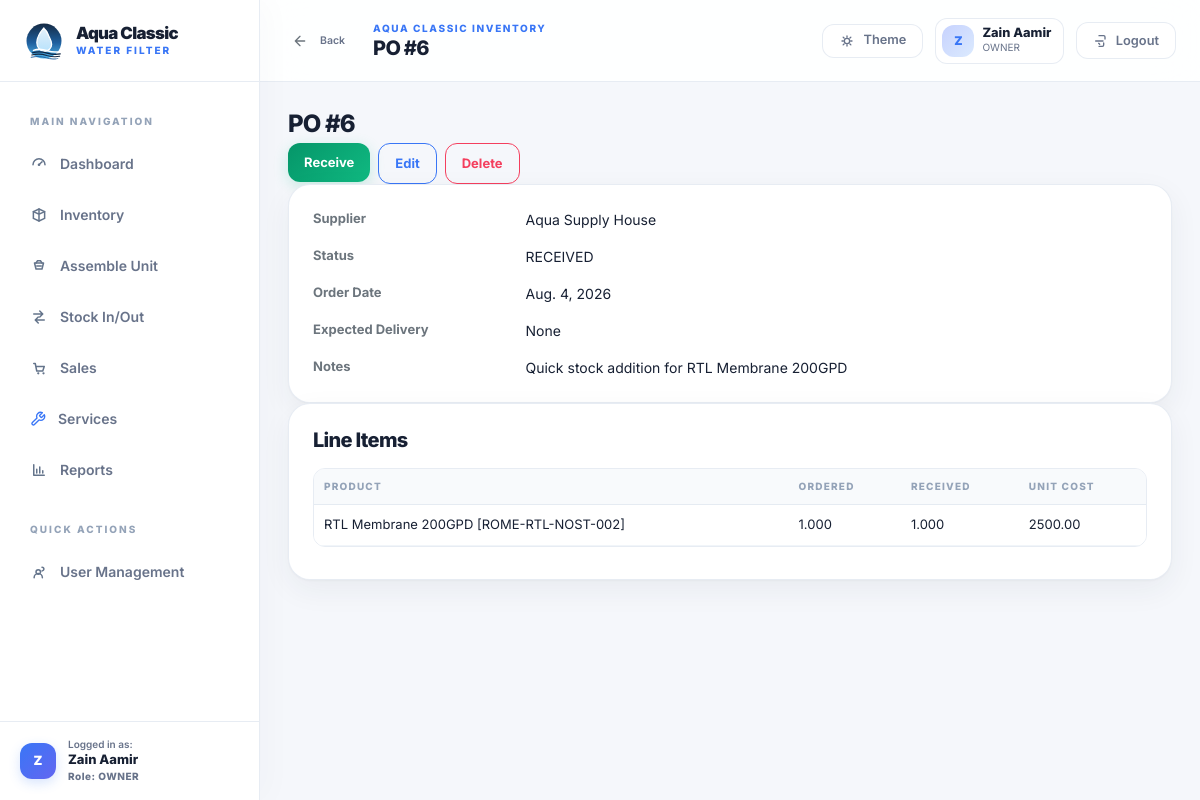
Screenshot of /suppliers/purchase-orders/6/ (signed in) with the database file from the repository.
### accounts/models.py (models this page shows, shortened)
class User(AbstractUser):
	class Role(models.TextChoices):
		OWNER = "OWNER", "Owner/Admin"
		STAFF = "STAFF", "Staff"
	role = models.CharField(max_length=20, choices=Role.choices, default=Role.OWNER)
	class Meta:
		verbose_name = "user"
		verbose_name_plural = "users"

### suppliers/models.py (models this page shows, shortened)
class Supplier(models.Model):
	name = models.CharField(max_length=160, unique=True)
	contact_person = models.CharField(max_length=160, blank=True)
	phone = models.CharField(max_length=40, blank=True)
	address = models.TextField(blank=True)
	notes = models.TextField(blank=True)
	is_active = models.BooleanField(default=True)
	created_at = models.DateTimeField(auto_now_add=True)
	class Meta:
		ordering = ["name"]
	def __str__(self) -> str:
		return self.name

class PurchaseOrder(models.Model):
	class Status(models.TextChoices):
		PENDING = "PENDING", "Pending"
		RECEIVED = "RECEIVED", "Received"
		PARTIAL = "PARTIAL", "Partial"
	supplier = models.ForeignKey(Supplier, on_delete=models.PROTECT, related_name="purchase_orders")
	order_date = models.DateField(auto_now_add=True)
	expected_delivery_date = models.DateField(null=True, blank=True)
	status = models.CharField(max_length=20, choices=Status.choices, default=Status.PENDING)
	notes = models.TextField(blank=True)
	created_by = models.ForeignKey(settings.AUTH_USER_MODEL, on_delete=models.PROTECT, related_name="purchase_orders_created")
	created_at = models.DateTimeField(auto_now_add=True)
	class Meta:
		ordering = ["-created_at"]

class PurchaseOrderLineItem(models.Model):
	purchase_order = models.ForeignKey(PurchaseOrder, on_delete=models.CASCADE, related_name="line_items")
	product = models.ForeignKey(Product, on_delete=models.PROTECT, related_name="purchase_order_items")
	ordered_boxes = models.PositiveIntegerField(null=True, blank=True, help_text="Number of boxes ordered.")
	pieces_per_box = models.PositiveIntegerField(null=True, blank=True, help_text="Pieces in each box. Auto-filled from product if available.")
	ordered_qty = models.DecimalField(max_digits=12, decimal_places=3, help_text="Total pieces ordered. Auto-calculated if boxes are entered.")
	received_qty = models.DecimalField(max_digits=12, decimal_places=3, default=Decimal("0"))
	unit_cost = models.DecimalField(max_digits=12, decimal_places=2, null=True, blank=True)
	class Meta:
		ordering = ["product__name"]

### catalog/models.py (models this page shows, shortened)
class Product(models.Model):
	class Configuration(models.TextChoices):
		SINGLE = "SINGLE", "Single"
		DUAL = "DUAL", "Dual"
		TRIPLE = "TRIPLE", "Triple"
		N_A = "N_A", "N/A"
	class UnitType(models.TextChoices):
		FINISHED_UNIT = "FINISHED_UNIT", "Finished Unit"
		COMPONENT = "COMPONENT", "Component"
		SPARE_PART = "SPARE_PART", "Spare Part"
	name = models.CharField(max_length=160)
	sku = models.CharField(max_length=64, unique=True, blank=True)
	category = models.ForeignKey(Category, on_delete=models.PROTECT, related_name="products")
	brand = models.ForeignKey(Brand, on_delete=models.SET_NULL, null=True, blank=True, related_name="products")
	configuration = models.CharField(max_length=20, choices=Configuration.choices, default=Configuration.N_A)
	stage_count = models.PositiveIntegerField(null=True, blank=True)
	unit_type = models.CharField(max_length=30, choices=UnitType.choices)
	unit_of_measure = models.CharField(max_length=40, default="piece")
	reorder_level = models.DecimalField(max_digits=12, decimal_places=3, default=Decimal("0"))
	cost_price = models.DecimalField(max_digits=12, decimal_places=2, default=Decimal("0.00"))
	notes = models.TextField(blank=True)
	pieces_per_box = models.PositiveIntegerField(null=True, blank=True, help_text="Number of pieces in one standard box. Leave blank if not applicable.")
	allow_negative_stock = models.BooleanField(default=False)
	is_active = models.BooleanField(default=True)
	created_at = models.DateTimeField(auto_now_add=True)
	updated_at = models.DateTimeField(auto_now=True)
	class Meta:
		ordering = ["-updated_at", "-id"]
	def __str__(self) -> str:
		return f"{self.name} [{self.sku}]"

### suppliers/views.py (the view)
# urls.py: path("purchase-orders/<int:pk>/", PurchaseOrderDetailView.as_view(), name="po-detail"),
class PurchaseOrderDetailView(LoginRequiredMixin, DetailView):
    model = PurchaseOrder
    template_name = "suppliers/purchase_order_detail.html"
    def get_context_data(self, **kwargs):
        context = super().get_context_data(**kwargs)
        context["page_title"] = f"PO #{self.object.pk}"
        context["line_items"] = self.object.line_items.select_related("product")
        context["receive_url"] = reverse_lazy("suppliers:po-receive", kwargs={"pk": self.object.pk})
        context["edit_url"] = reverse_lazy("suppliers:po-edit", kwargs={"pk": self.object.pk})
        context["delete_url"] = reverse_lazy("suppliers:po-delete", kwargs={"pk": self.object.pk})
        context["details"] = build_detail_rows(
            self.object,
            [
                {"label": "Supplier", "lookup": "supplier"},
                {"label": "Status", "lookup": "status"},
                {"label": "Order Date", "lookup": "order_date"},
                {"label": "Expected Delivery", "lookup": "expected_delivery_date"},
                {"label": "Notes", "lookup": "notes"},
            ],
        )
        return context

### config/ui.py (called while the page is built)
def resolve_value(instance, lookup: str):
    value = instance
    for part in lookup.split("."):
        value = getattr(value, part)
        if callable(value):
            value = value()
    if isinstance(value, Decimal):
        return f"{value:,.3f}".rstrip("0").rstrip(".")
    if value is True:
        return "Yes"
    if value is False:
        return "No"
    return value

def build_detail_rows(instance, fields):
    return [
        {
            "label": field["label"],
            "value": resolve_value(instance, field["lookup"]),
        }
        for field in fields
    ]

### templates/suppliers/purchase_order_detail.html
{% extends "generic/detail.html" %}
{% block content %}
<section class="page-panel">
  <div class="section-head">
    <div>
      <h2 class="h4 mb-1">{{ page_title }}</h2>
    </div>
    <div class="d-flex flex-wrap gap-2">
      <form method="post" action="{{ receive_url }}" class="m-0">{% csrf_token %}<button class="btn btn-success" type="submit">Receive</button></form>
      <a class="btn btn-outline-primary" href="{{ edit_url }}">Edit</a>
      <a class="btn btn-outline-danger" href="{{ delete_url }}">Delete</a>
    </div>
  </div>
  <div class="card mb-0">
    <div class="card-body">
      <dl class="row mb-0 g-3">{% for field in details %}<dt class="col-sm-4 col-md-3 text-secondary">{{ field.label }}</dt><dd class="col-sm-8 col-md-9 mb-0">{{ field.value }}</dd>{% endfor %}</dl>
    </div>
  </div>
  <div class="card">
    <div class="card-body">
      <h2 class="h5 mb-3">Line Items</h2>
      <div class="table-responsive">
        <table class="table table-hover align-middle">
          <thead><tr><th>Product</th><th>Ordered</th><th>Received</th><th>Unit Cost</th></tr></thead>
          <tbody>{% for item in line_items %}<tr><td>{{ item.product }}</td><td class="numeric">{{ item.ordered_qty }}</td><td class="numeric">{{ item.received_qty }}</td><td>{{ item.unit_cost }}</td></tr>{% empty %}<tr><td colspan="4" class="empty-state">No line items.</td></tr>{% endfor %}</tbody>
        </table>
      </div>
    </div>
  </div>
</section>
{% endblock %}

### templates/base.html (shortened to what this page needs)
{% load static %}
<!doctype html>
<html lang="en" data-theme="light">
<head>
  <link href="https://cdn.jsdelivr.net/npm/bootstrap@5.3.3/dist/css/bootstrap.min.css" rel="stylesheet">
  <link rel="stylesheet" href="{% static 'app.css' %}?v=3">
  <link href="https://cdn.jsdelivr.net/npm/tom-select@2.3.1/dist/css/tom-select.bootstrap5.min.css" rel="stylesheet">
</head>
<body class="app-root {% if not user.is_authenticated %}auth-layout{% endif %}">
  {% if user.is_authenticated %}
  <div class="app-shell">
    <aside class="sidebar" data-sidebar>
      <div class="sidebar__brand">
        <a class="brand-lockup" href="{% url 'dashboard:home' %}">
          <img src="{% static 'brand/aqua-classic-badge.svg' %}" alt="Aqua Classic" class="brand-lockup__mark">
          <span class="brand-lockup__copy">
            <strong>Aqua Classic</strong>
            <span>Water Filter</span>
          </span>
        </a>
      </div>
      <nav class="sidebar__nav" aria-label="Primary">
        <div class="sidebar__section-header">Main Navigation</div>
        <a class="sidebar-link {% if request.path == '/' %}is-active{% endif %}" href="{% url 'dashboard:home' %}">
          <svg aria-hidden="true"><use href="#icon-dashboard"></use></svg>
          <span>Dashboard</span>
        </a>
        <a class="sidebar-link {% if '/catalog/' in request.path %}is-active{% endif %}" href="{% url 'catalog:product-list' %}">
          <svg aria-hidden="true"><use href="#icon-catalog"></use></svg>
          <span>Inventory</span>
        </a>
        <a class="sidebar-link {% if '/inventory/assemble/' in request.path %}is-active{% endif %}" href="{% url 'inventory:assemble-unit' %}">
          <svg aria-hidden="true"><use href="#icon-assemble"></use></svg>
          <span>Assemble Unit</span>
        </a>
        <a class="sidebar-link {% if '/inventory/ledger/' in request.path %}is-active{% endif %}" href="{% url 'inventory:stock-ledger' %}">
          <svg aria-hidden="true"><use href="#icon-movement"></use></svg>
          <span>Stock In/Out</span>
        </a>
        <a class="sidebar-link {% if '/sales/' in request.path %}is-active{% endif %}" href="{% url 'sales:sale-list' %}">
          <svg aria-hidden="true"><use href="#icon-sales"></use></svg>
          <span>Sales</span>
        </a>
        <a class="sidebar-link {% if '/services/' in request.path %}is-active{% endif %}" href="{% url 'services:service-list' %}">
          <span>Services</span>
        </a>
        <a class="sidebar-link {% if '/reports/' in request.path %}is-active{% endif %}" href="{% url 'reports:report-home' %}">
          <svg aria-hidden="true"><use href="#icon-reports"></use></svg>
          <span>Reports</span>
        </a>
        {% if user.role == 'OWNER' or user.is_superuser %}
          <div class="sidebar__section-header mt-3">Quick Actions</div>
          <a class="sidebar-link {% if '/accounts/staff/' in request.path %}is-active{% endif %}" href="{% url 'accounts:staff-list' %}">
            <svg aria-hidden="true"><use href="#icon-users"></use></svg>
            <span>User Management</span>
          </a>
        {% endif %}
      </nav>
      <div class="sidebar__footer">
        <a href="{% url 'accounts:profile' %}" class="sidebar-user-card text-decoration-none">
          <div class="sidebar-user-card__avatar">{{ user.username|slice:':1'|upper }}</div>
          <div class="sidebar-user-card__info overflow-hidden">
            <span class="d-block small" style="font-size: 0.625rem; line-height: 1.2; color: var(--text-muted); font-weight: 600;">Logged in as:</span>
            <strong class="d-block text-truncate" style="font-size: 0.8125rem; color: var(--heading-color); font-weight: 800;">{{ user.get_full_name|default:user.username }}</strong>
            <span class="d-block small" style="font-size: 0.625rem; color: var(--accent-primary); font-weight: 800; letter-spacing: 0.05em;">Role: {{ user.role|default:'OWNER' }}</span>
          </div>
        </a>
      </div>
    </aside>
    <div class="app-main">
      <header class="topbar">
        <div class="topbar__left">
          <button class="btn btn-sm btn-ghost px-2 py-1 me-1 text-secondary" type="button" onclick="history.back()" title="Go to previous page">
            <svg style="width:16px;height:16px;vertical-align:-2px;" viewBox="0 0 24 24"><path d="M19 12H5M12 19l-7-7 7-7" fill="none" stroke="currentColor" stroke-width="2" stroke-linecap="round" stroke-linejoin="round"/></svg>
            <span class="small fw-semibold ms-1">Back</span>
          </button>
          <div class="topbar__title-wrap">
            <p class="topbar__eyebrow">Aqua Classic Inventory</p>
            <h1 class="topbar__title">{% block page_title %}Dashboard{% endblock %}</h1>
          </div>
        </div>
        <div class="topbar__actions">
          <button class="toggle-pill" type="button" data-theme-toggle aria-label="Toggle dark mode">
            <svg aria-hidden="true" class="toggle-pill__sun"><use href="#icon-sun"></use></svg>
            <span class="toggle-pill__label">Theme</span>
          </button>
          <a href="{% url 'accounts:profile' %}" class="user-chip text-decoration-none" title="View Owner Profile">
            <span class="user-chip__avatar">{{ user.username|slice:':1'|upper }}</span>
            <span class="user-chip__meta">
              <strong>{{ user.get_full_name|default:user.username }}</strong>
              <span>{{ user.role|default:'OWNER' }}</span>
            </span>
          </a>
          <form method="post" action="{% url 'logout' %}" class="logout-form">
            <button class="btn btn-ghost" type="submit">
              <svg aria-hidden="true"><use href="#icon-logout"></use></svg>
              Logout
            </button>
          </form>
        </div>
      </header>
      <main class="content-stage">
        <div class="content-frame page-enter">
          {% block content %}{% endblock %}
        </div>
      </main>
    </div>
  </div>
  {% endif %}
</body>
</html>

### rows the page displays
User: username "Z", get_full_name "Zain Aamir", role "OWNER"
Supplier: label "Supplier", value "Aqua Supply House"
PurchaseOrder: value "RECEIVED" "Aug. 4, 2026" "Quick stock addition for RTL Membrane 200GPD"
PurchaseOrderLineItem: product "RTL Membrane 200GPD [ROME-RTL-NOST-002]", ordered_qty "1.000", received_qty "1.000", unit_cost "2500.00"

### other values shown
{{ page_title }} "PO #6"
{{ field.label }} "Status" "Order Date" "Expected Delivery" "Notes"
{{ field.value }} "None"
